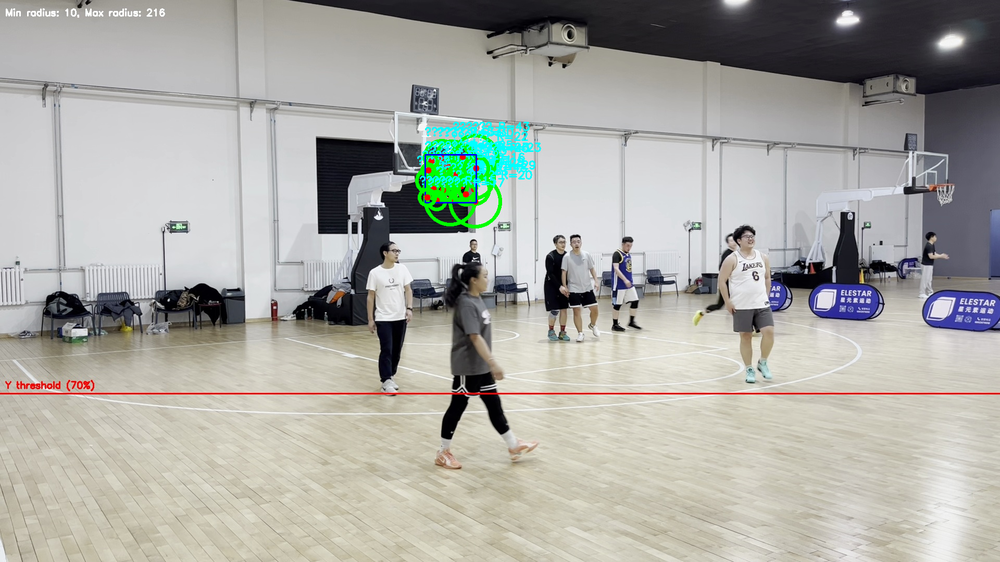
#> input picture huofuyuan/hoop_debug.png, 1000 x 562 px, shrunk from 1920 x 1080 before the run, given in place of IMG_1556.MOV, which was not available
$ python auto_highlight_motion_auto_detect_v3.py
#> lines starting #> are read from the running program, lines starting #| are printed output that depends on the picture; after the words box and inside, x2 and y2 are one past the last pixel; in counts of white or black regions, pixels touching at a corner belong together
import cv2
import numpy as np
import subprocess
import os
import time
import json
from datetime import datetime
from ultralytics import YOLO

VIDEO_PATH = "IMG_1556.MOV"
OUTPUT_DIR = "highlights"
PRE_SECONDS = 8
POST_SECONDS = 2

# ✅ 自动检测参数
AUTO_DETECT_FRAMES = 300  # 用于自动检测篮筐的帧数
HOOP_DETECTION_METHOD = "auto"  # 可选: "color", "yolo", "trajectory", "auto", "manual"

# 检测参数（自动检测后会更新）
MOTION_THRESHOLD = 0.04
MIN_CONTINUOUS_FRAMES = 12
COOLDOWN_SECONDS = 5
BALL_CONFIDENCE = 0.5
BALL_TRACKING_FRAMES = 5
FRAME_SKIP = 3

# 功能增强配置
DEBUG_MODE = False
ENABLE_PROGRESS = True
PROGRESS_INTERVAL = 100

# 检测区域（将由自动检测填充）
DETECTION_REGION = {}
HOOP_REGION = {}
HOOP_ABOVE_REGION = {}


# [49 lines left out: function simple_dbscan, not called in this run]


def detect_hoop_by_color_enhanced(video_path, sample_frames=300):
    """
    增强版篮筐检测：颜色 + 霍夫圆 + 边缘特征融合
    """
#> called with video_path = 'IMG_1556.MOV', sample_frames = 300
    print("🔍 增强版检测：颜色 + 霍夫圆 + 边缘特征融合...")

    cap = cv2.VideoCapture(video_path)
    total_frames = int(cap.get(cv2.CAP_PROP_FRAME_COUNT))
    frame_width = int(cap.get(cv2.CAP_PROP_FRAME_WIDTH))
    frame_height = int(cap.get(cv2.CAP_PROP_FRAME_HEIGHT))
    sample_interval = max(1, total_frames // sample_frames)

    hoop_candidates = []  # 存储所有候选篮筐
    frame_count = 0

    print(f"  视频分辨率: {frame_width}x{frame_height}")
    print(f"  采样帧数: {sample_frames}, 间隔: {sample_interval}")

    while frame_count < sample_frames:
        ret, frame = cap.read()
#> frame is the input picture: shape (562, 1000, 3); mean B, G, R 164.3, 169.9, 169.8
        if not ret:
            break

        frame_count += 1
        if frame_count % sample_interval != 0:
            continue

        # ========== 方法1: 多颜色检测 ==========
        color_candidates = detect_by_multiple_colors(frame)

        # ========== 方法2: 霍夫圆检测 ==========
        hough_candidates = detect_by_hough_circles(frame)

        # ========== 方法3: 边缘特征检测 ==========
        edge_candidates = detect_by_edge_features(frame)

        # ========== 融合候选结果 ==========
        all_candidates = color_candidates + hough_candidates + edge_candidates

        # 对候选结果进行聚类和验证
        if all_candidates:
            validated = validate_and_merge_candidates(all_candidates, frame_width, frame_height)
            hoop_candidates.extend(validated)

    cap.release()

    # ========== 统计分析 ==========
    if len(hoop_candidates) > sample_frames * 0.05:  # 至少5%的帧检测到
        result = analyze_hoop_candidates(hoop_candidates, frame_width, frame_height)
        if result:
            print(f"✅ 检测到篮筐位置: 中心({result[0]}, {result[1]}), 半径{result[2]}")
            return result

    print("⚠️  增强检测法未找到稳定篮筐位置")
    return None


def detect_by_multiple_colors(frame):
    """
    多颜色检测：橙色、红色、白色、银色、黄色
    """
    candidates = []
    hsv = cv2.cvtColor(frame, cv2.COLOR_BGR2HSV)
#> hsv: shape (562, 1000, 3); mean H, S, V 61.8, 26.7, 175.5
    gray = cv2.cvtColor(frame, cv2.COLOR_BGR2GRAY)
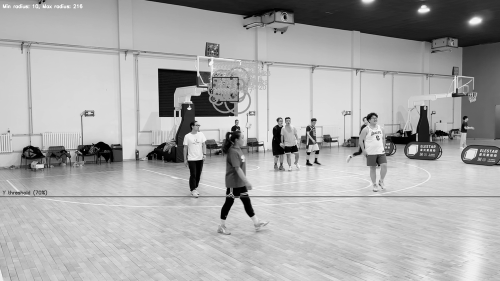
#> gray: shape (562, 1000) (shown at 1/2 size); min 0, max 255, mean 169.2

    # 定义多个颜色范围
    color_ranges = [
        # 橙色
        ([10, 80, 80], [25, 255, 255], "orange"),
        # 红色1
        ([0, 80, 80], [10, 255, 255], "red1"),
        # 红色2
        ([170, 80, 80], [180, 255, 255], "red2"),
        # 黄色
        ([26, 80, 80], [35, 255, 255], "yellow"),
    ]

    for lower, upper, color_name in color_ranges:
        lower = np.array(lower)
        upper = np.array(upper)
        mask = cv2.inRange(hsv, lower, upper)

        # 形态学操作
        kernel = np.ones((3, 3), np.uint8)
        mask = cv2.morphologyEx(mask, cv2.MORPH_CLOSE, kernel)
        mask = cv2.morphologyEx(mask, cv2.MORPH_OPEN, kernel)

        # 查找轮廓
        contours, _ = cv2.findContours(mask, cv2.RETR_EXTERNAL, cv2.CHAIN_APPROX_SIMPLE)

        for contour in contours:
            area = cv2.contourArea(contour)
            # 降低面积阈值，适应远距离拍摄
            if area > 30 and area < 30000:
                (x, y), radius = cv2.minEnclosingCircle(contour)
                radius = int(radius)

                # 降低半径阈值
                if radius > 3 and radius < 200:
                    # 形状验证：圆度
                    perimeter = cv2.arcLength(contour, True)
                    if perimeter > 0:
                        circularity = 4 * np.pi * area / (perimeter ** 2)
                        # 圆度在0.3-1.0之间（篮框可能不是完美圆形）
                        if circularity > 0.2:
                            candidates.append({
                                'center': (int(x), int(y)),
                                'radius': radius,
                                'area': area,
                                'circularity': circularity,
                                'method': f'color_{color_name}',
                                'confidence': circularity * (area / 1000)
                            })
#> this loop made 4 passes
#> pass 1, in detect_by_multiple_colors, `mask = cv2.inRange(hsv, lower, upper)`:
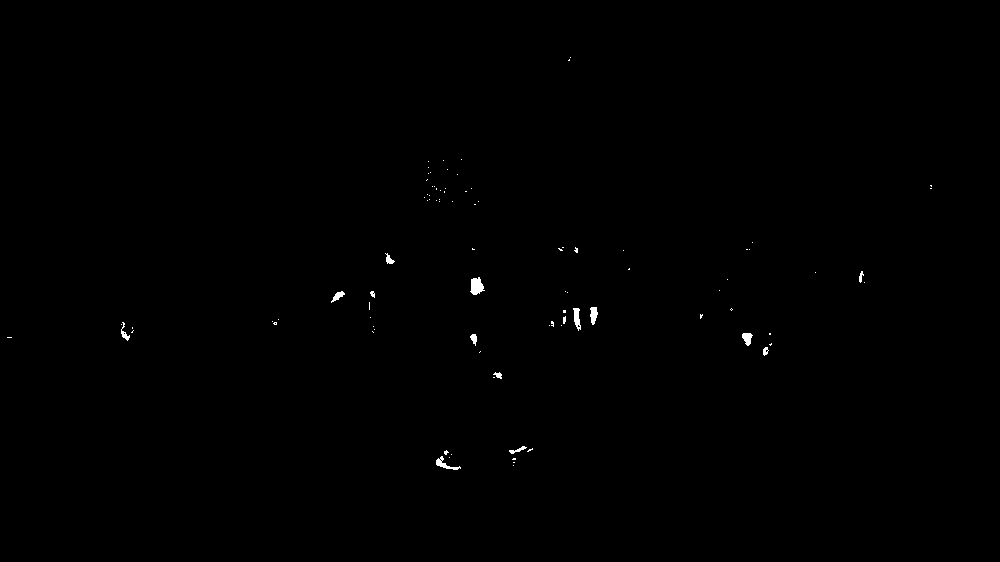
#> mask: shape (562, 1000); 0.22% white; 91 white regions (76 under 20 px), largest, box (x1, y1, x2, y2) and area: (470, 277, 485, 295) 180, (436, 456, 461, 470) 112, (573, 308, 581, 331) 110
#> pass 2, in detect_by_multiple_colors, `mask = cv2.inRange(hsv, lower, upper)`:
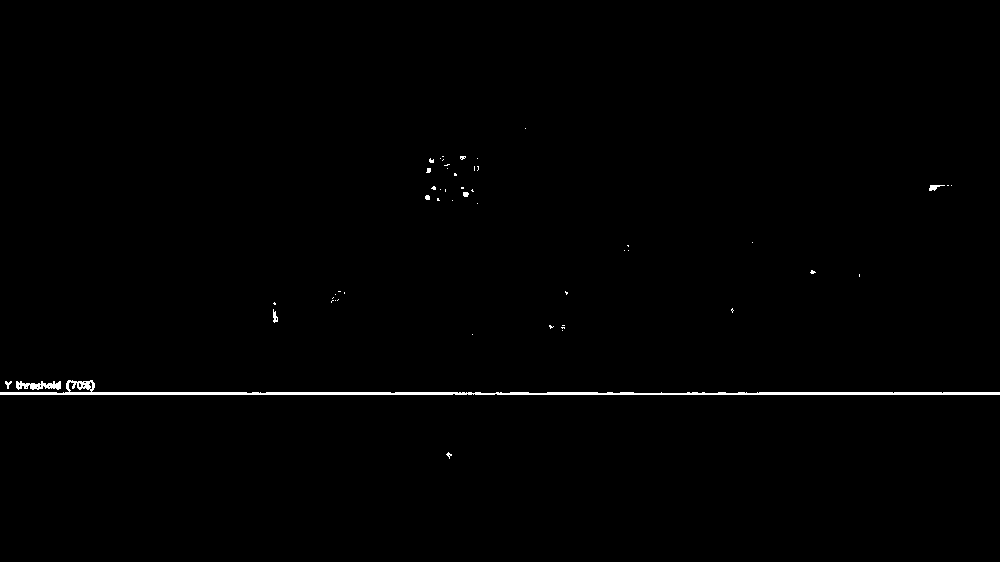
#> mask: shape (562, 1000); 0.65% white; 52 white regions (44 under 20 px), largest, box (x1, y1, x2, y2) and area: (0, 380, 1000, 395) 2998, (16, 381, 61, 390) 257, (929, 185, 945, 191) 51
#> after the loop:
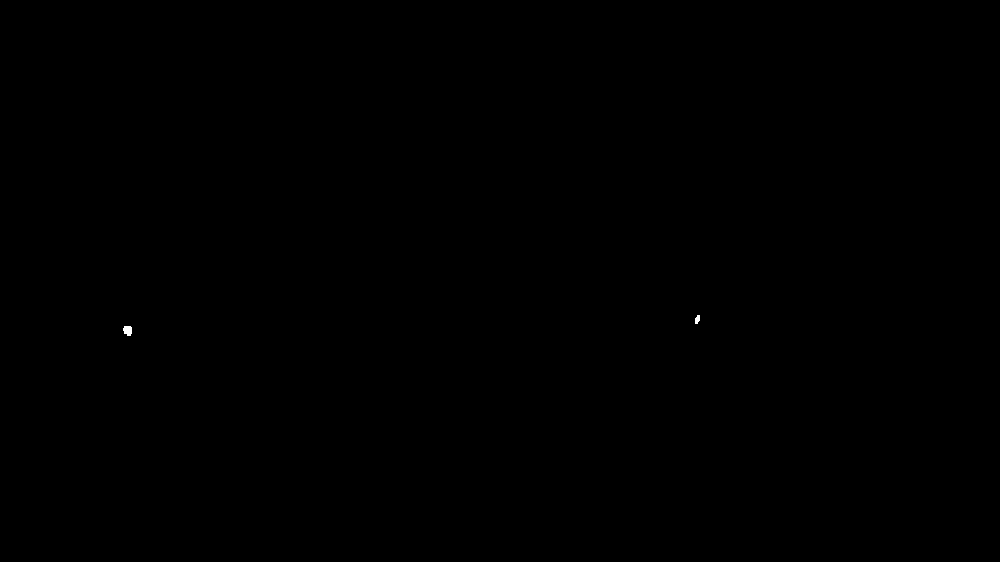
#> mask: shape (562, 1000); 0.02% white; 2 white regions, box (x1, y1, x2, y2) and area: (123, 326, 132, 336) 74, (695, 315, 700, 324) 35
#> after the loop, candidates = 14 items

    # 白色/银色检测（高亮度区域）
    bright_mask = cv2.inRange(gray, 200, 255)
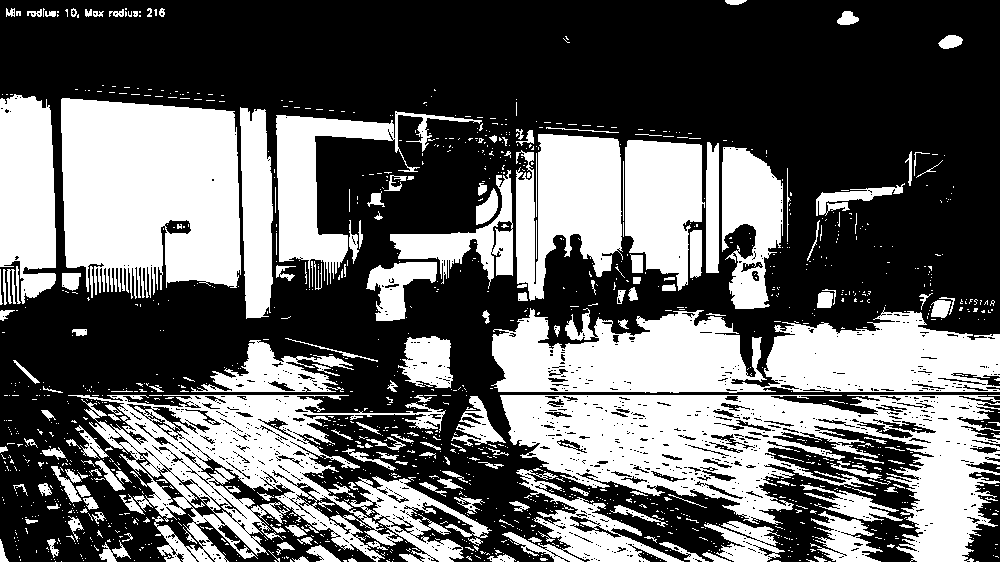
#> bright_mask: shape (562, 1000); 39.4% white; 1419 white regions (1220 under 20 px), largest, box (x1, y1, x2, y2) and area: (500, 395, 1000, 562) 38202, (491, 307, 1000, 393) 30617, (61, 98, 241, 299) 30340
    kernel = np.ones((3, 3), np.uint8)
    bright_mask = cv2.morphologyEx(bright_mask, cv2.MORPH_CLOSE, kernel)
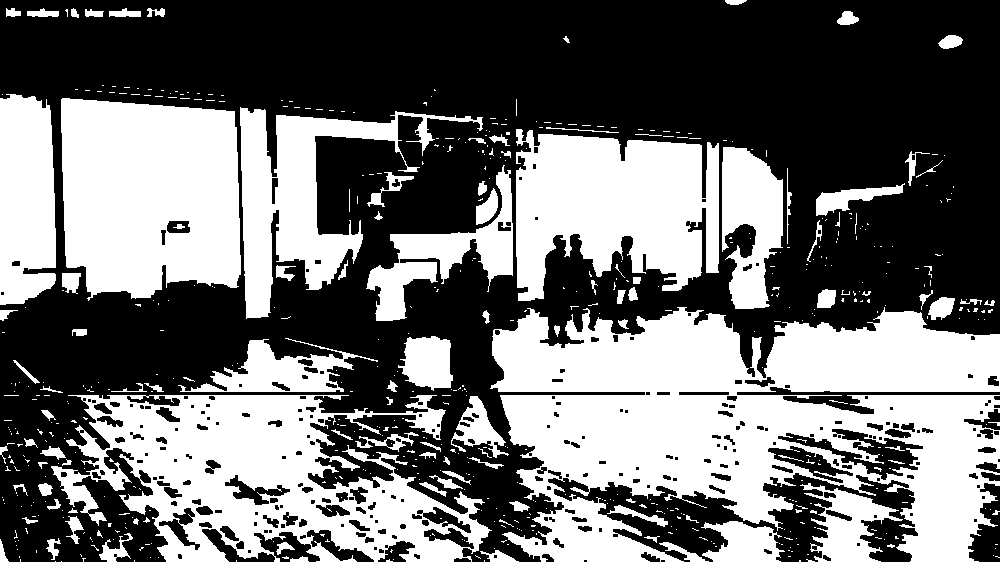
#> bright_mask: shape (562, 1000); 43.4% white; 595 white regions (484 under 20 px)

    contours, _ = cv2.findContours(bright_mask, cv2.RETR_EXTERNAL, cv2.CHAIN_APPROX_SIMPLE)
#> contours = 571 contours, 491 with area under 20; largest, box (x1, y1, x2, y2) and area: (490, 307, 1000, 562) 86420, (51, 395, 492, 562) 42830, (61, 98, 241, 301) 31338, (516, 129, 719, 301) 24552, (240, 107, 483, 319) 14962

    for contour in contours:
        area = cv2.contourArea(contour)
        if area > 20 and area < 20000:
            (x, y), radius = cv2.minEnclosingCircle(contour)
            radius = int(radius)

            if radius > 2 and radius < 150:
                perimeter = cv2.arcLength(contour, True)
                if perimeter > 0:
                    circularity = 4 * np.pi * area / (perimeter ** 2)
                    if circularity > 0.2:
                        candidates.append({
                            'center': (int(x), int(y)),
                            'radius': radius,
                            'area': area,
                            'circularity': circularity,
                            'method': 'color_white',
                            'confidence': circularity * (area / 1000) * 0.8  # 白色权重稍低
                        })
#> this loop made 571 passes
#> (area, x, y, radius, perimeter, circularity) on passes 16, 25, 45, 46, 56, 58, 64, 68: (52.5, 299, 560, 9, 43.9, 0.342), (189.5, 499, 556, 19, 95.7, 0.26), (219.5, 683.5, 552, 26, 131.8, 0.159), (83.5, 284.8, 549, 9, 56.04, 0.334), (73, 4, 550, 11, 55.31, 0.3), (111, 54.21, 548.4, 11, 82.28, 0.206), (21, 651.5, 536.5, 7, 39.31, 0.171), (305, 115.5, 546.5, 19, 177.5, 0.122)
#> (the rest of the program and of its run is left out)
